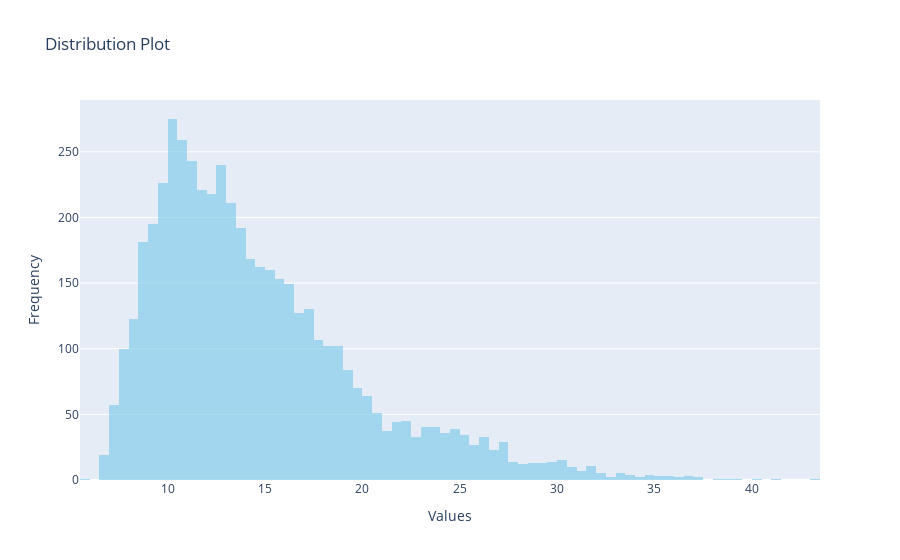

Notebook source saved alongside this figure:
### Code cell
histogram_trace = go.Histogram(
    x=portfolio['Sharpe'],  # 'column_name' contains the data you want to plot
    marker_color='skyblue',  # Optional: set color of bars
    opacity=0.7,  # Optional: set opacity of bars
)


layout = go.Layout(
    title='Distribution Plot',  # Set title of the plot
    xaxis=dict(title='Values'),  # Set label for x-axis
    yaxis=dict(title='Frequency'),  # Set label for y-axis
)

fig = go.Figure(data=[histogram_trace], layout=layout)
fig.show(renderer="svg")

### Figure 1 — Plotly figure (JSON) as saved in the notebook; plotly's stock layout.template omitted (floating-point values rounded to 4 significant figures; data arrays with more than 128 entries replaced by an {"elided": "..."} marker saying what was removed)
{"data": [{"marker": {"color": "skyblue"}, "opacity": 0.7, "type": "histogram", "x": {"elided": "5000 float values"}}], "layout": {"title": {"text": "Distribution Plot"}, "xaxis": {"title": {"text": "Values"}}, "yaxis": {"title": {"text": "Frequency"}}}}
